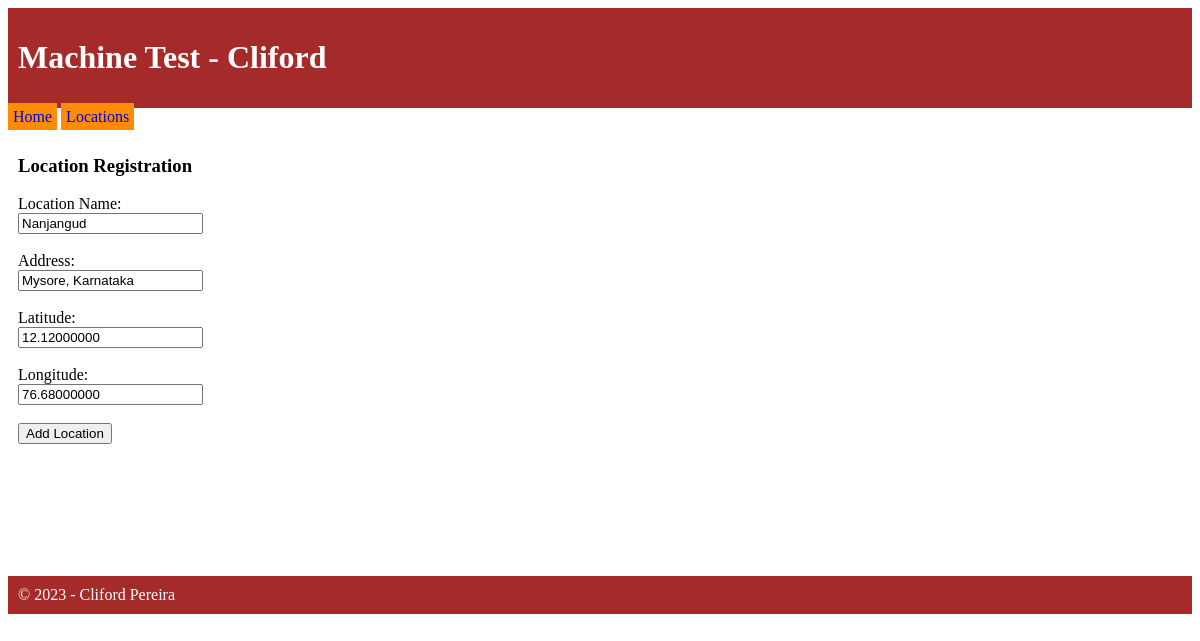
The page /locations/edit.php?id=4 on the database its author committed.
### tables this page shows
CREATE TABLE `locations` (
  `id` bigint(20) UNSIGNED NOT NULL,
  `location_name` varchar(30) NOT NULL,
  `address` varchar(150) NOT NULL,
  `latitude` decimal(11,8) NOT NULL,
  `longitude` decimal(11,8) NOT NULL
);

### utilities/functions.php (called while the page is built, shortened)
<?php
function view($view, $data=null)
{
	require_once("views/" . $view . ".php");
}
function test_input($data) {
  $data = trim($data);
  $data = stripslashes($data);
  $data = htmlspecialchars($data);
  return $data;
}
?>

### locations/LocationsController.php (called while the page is built, shortened)
<?php
require_once("../utilities/functions.php");
require_once("../utilities/CP_Controller.php");
class LocationsController extends CP_Controller
{
	public function edit()
	{
		$id = test_input($_GET['id']);
		$location = new Location($this->conn);
		$location = $location->find($id);
		view('edit', compact("location"));
	}
}
?>

### utilities/Route.php (called while the page is built, shortened)
<?php
class Route
{
	public static function call_action($controller, $action) {
		require_once("../utilities/connection.php");
		$controller = new $name($conn);
		call_user_func(array($controller, $action));
	}
}
?>

### locations/edit.php (called while the page is built)
<?php
require_once("../utilities/Route.php");
Route::call_action('locations', 'edit');
?>

### utilities/CP_Controller.php (called while the page is built, shortened)
<?php
abstract class CP_Controller implements I_Controller
{
	function __construct($conn)
	{
		$this->conn = $conn;
	}
}
?>

### utilities/CP_Model.php (called while the page is built, shortened)
<?php
require_once("DBAbstraction.php");
abstract class CP_Model implements I_Model
{
	function __construct($conn, $tablename)
	{
		$this->conn = $conn;
		$this->tablename = $tablename;
	}
}
?>

### utilities/DBAbstraction.php (called while the page is built, shortened)
<?php
trait DBAbstraction
{
	public function runSelect($sql, $one_row_only = false)
	{
		if ($result = $this->conn->query($sql)) {
			if ($one_row_only === TRUE) {
				$row = $result->fetch_object();
				return $row;
			} else {
				$rows = array();
				while ($row = $result->fetch_object()) {
					array_push($rows, $row);
				}
				return $rows;
			}
		} else {
			return false;
		}
	}
	public function find($id)
	{
		$sql = "select * from $this->tablename where id = $id";
		return $this->runSelect($sql, TRUE);
	}
}
?>

### locations/views/edit.php (the view, shortened to what this page needs)
<?php
require_once("../header.php");
extract($data);
?>
<h3>Location Registration</h3>
<form name="add_location_frm" method="post" action="update.php">
	<label for="location_name">Location Name: </label> <br>
	<input type="text" name="location_name" value="<?= $location->location_name;?>"> <br> <br>
	<label for="address">Address: </label> <br>
	<input type="text" name="address" value="<?= $location->address;?>"> <br> <br>
	<label for="latitude">Latitude: </label> <br>
	<input type="text" name="latitude" value="<?= $location->latitude;?>"> <br> <br>
	<label for="longitude">Longitude: </label> <br>
	<input type="text" name="longitude" value="<?= $location->longitude;?>"> <br> <br>
	<input type="submit" name="add_location" value="Add Location">
</form>
<?php require_once("../footer.php"); ?>

### rows shown on the page
locations: location_name "Nanjangud", address "Mysore, Karnataka", latitude "12.12000000", longitude "76.68000000"
